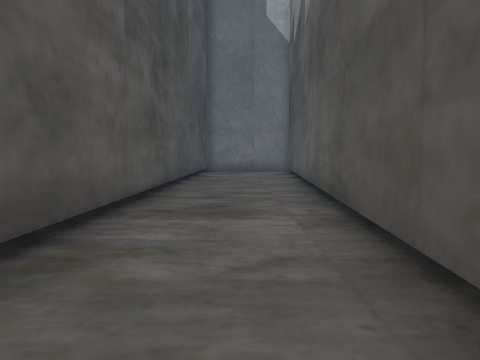
View 1 (above)

24 first-person views from a walk through a 3-D level made in the Unity game engine. The camera is 1.5 m above the floor, tilts 4° down and sees 70° across. The floor is counted in squares, 2 m on a side. Each view is taken from the middle of a square. On the plan, view 1 faces up. The plan holds only what a view shows up to about 11 squares ahead; the rest is blank. The place goes on beyond the plan. The player is left out. Some surface patterns are stand-ins.

View 2
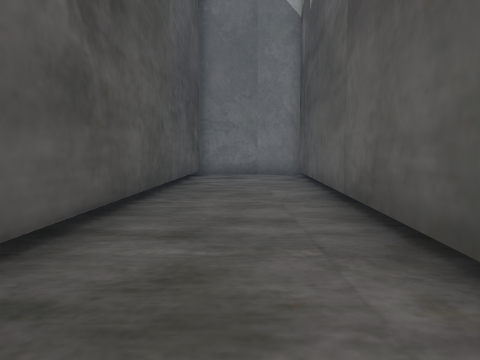

View 3
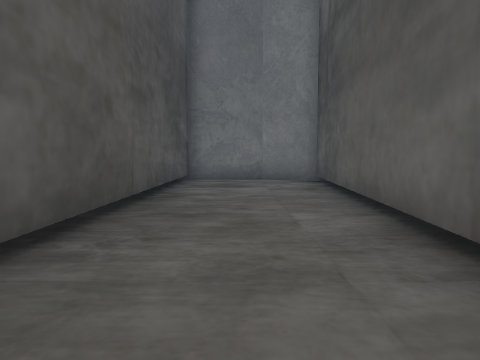

View 4
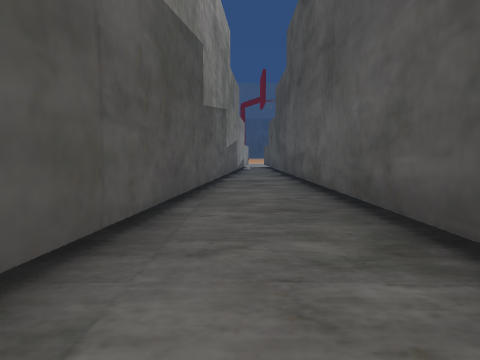

View 5
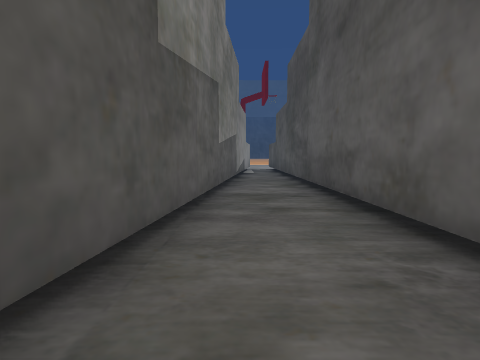

View 6
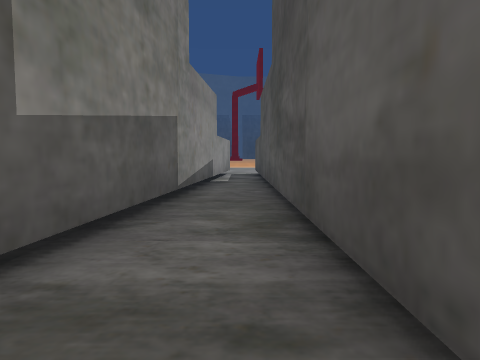

View 7
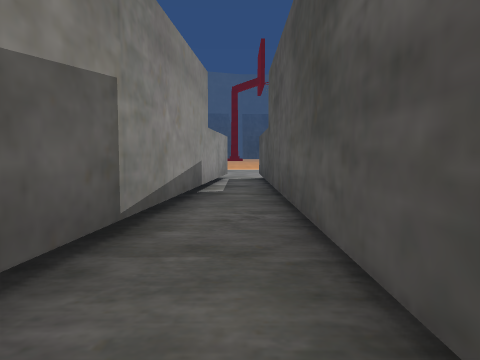

View 8
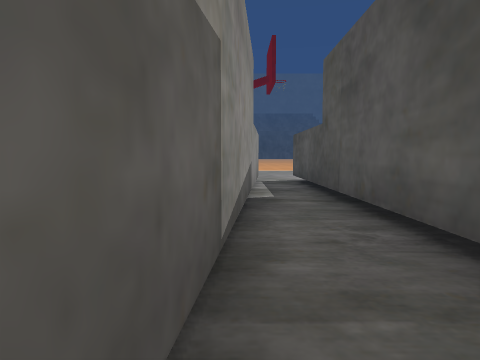

View 9
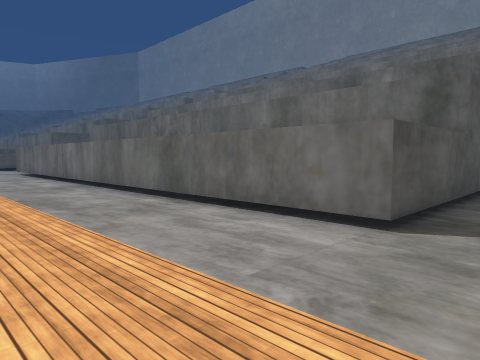

View 10
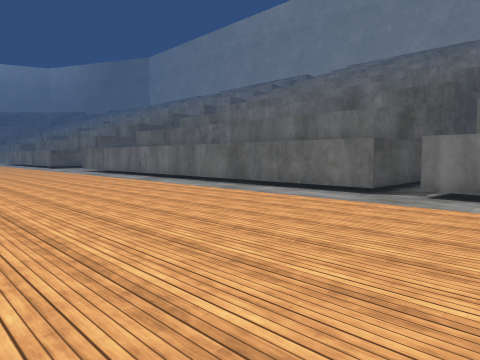

View 11
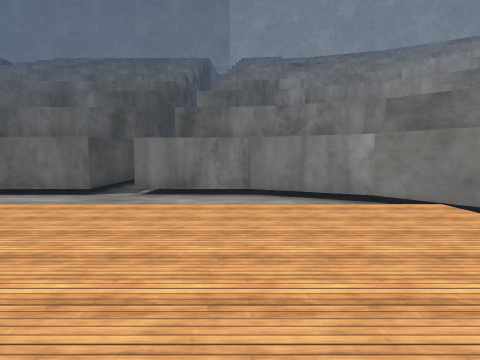

View 12
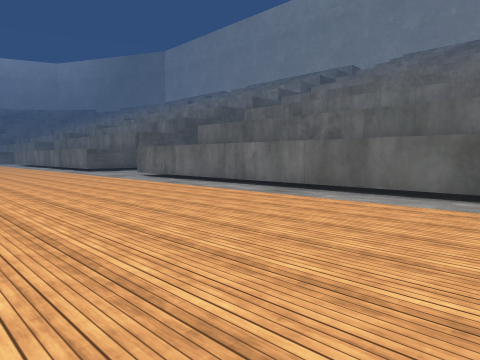

View 13
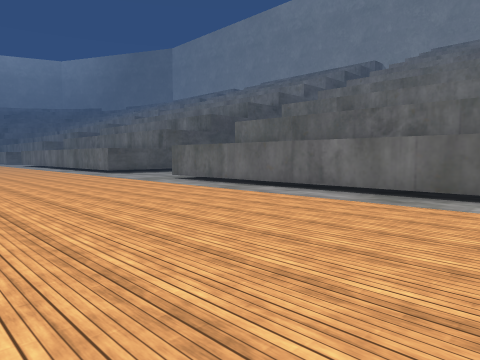

View 14
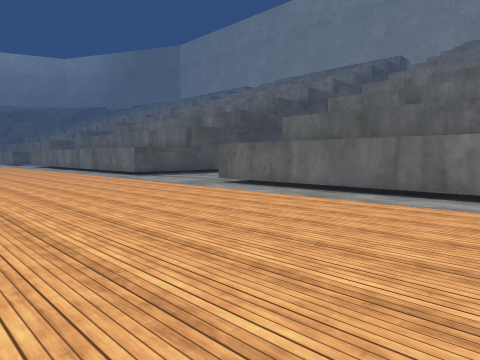

View 15
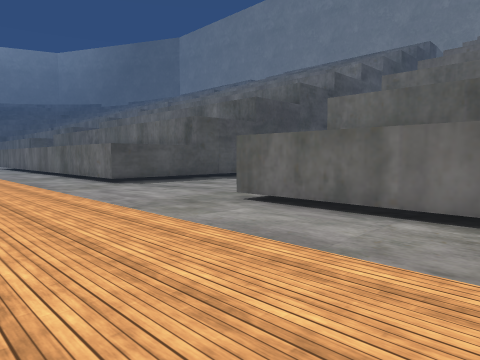

View 16
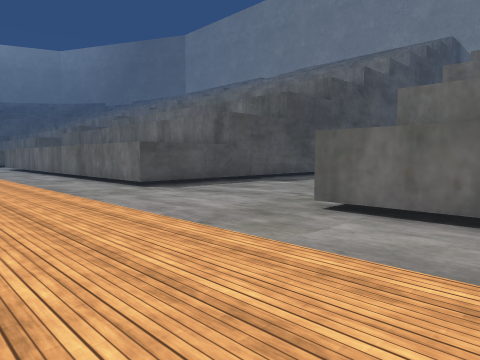

View 17
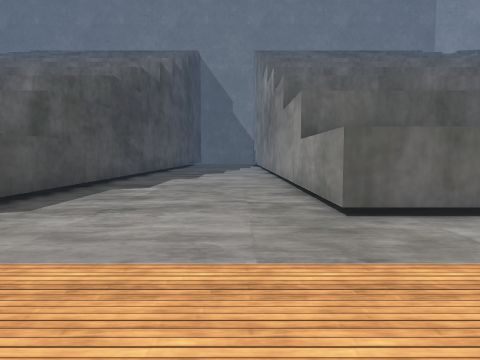

View 18
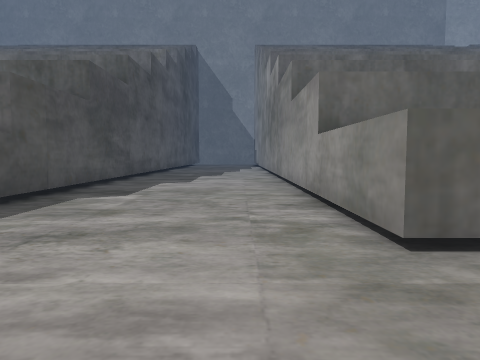

View 19
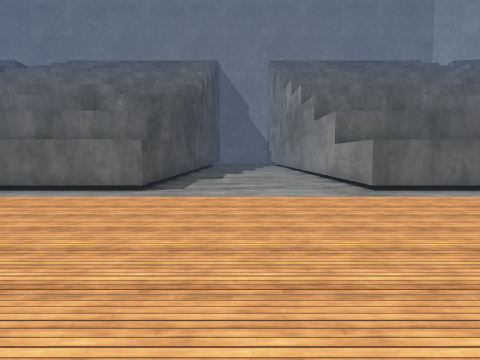

View 20
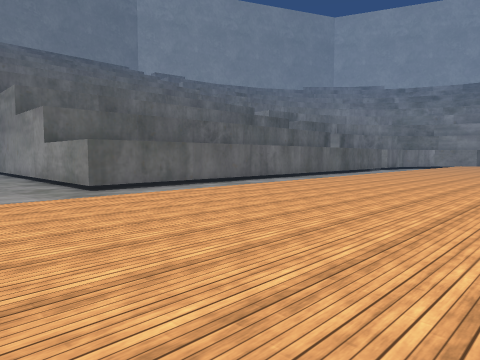

View 21
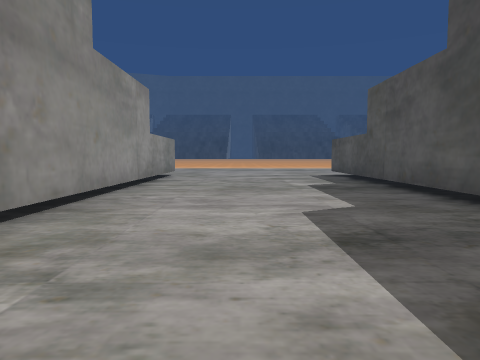

View 22
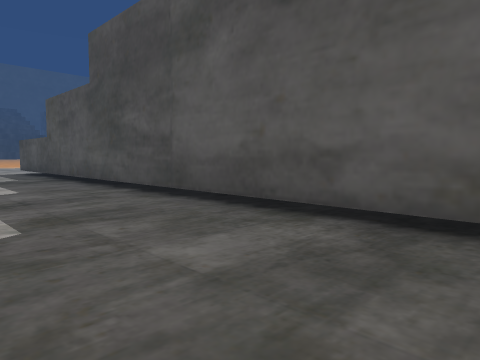

View 23
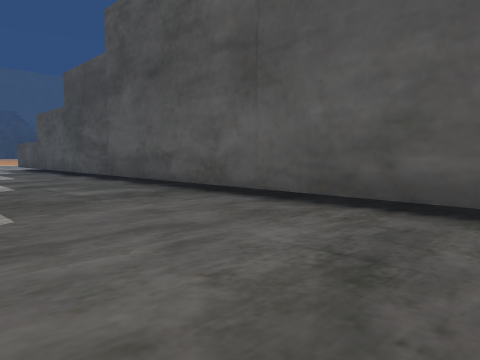

View 24
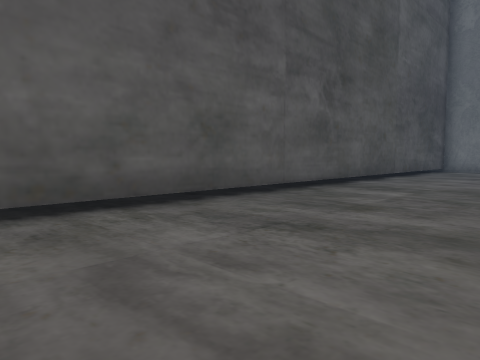

### Floor plan
Key: @ floor where view 1 was taken; # wall or solid block; . main floor; : floor 0.5 m higher than the main floor; / step, stairs or slope.
Columns run from 28 left of view 1 to 6 right of it. Each row starts with its distance up from view 1.
 17                           ######
 16                           #....#
 15                           #...##
 14                           #...#
 13                           #...#
 12                           #...#
 11    ..                     #...#
 10  #...                     #...#
  9  #...                     #...#
  8  #...                     #...#
  7  #....                    #...#
  6  #....                    #...#
  5  #....                    #...#
  4  #....                    #...#
  3  #.....                   #..##
  2  #.....                   #..#
  1  #.....                   #..#
  0  #.....                   #.@#
 -1  #.....                   #..#
 -2  #....                    #..#
 -3  #....                    #..#
 -4  #....                    #..#
 -5  #....                    #..#
 -6  #.....                   #..#
 -7  #......                  #..#
 -8  #......                  #..#
 -9  #......#                 #.##
-10  #......#                 #.#
-11  #......#                 #.#
-12  #......#                 #.#
-13  #......#                 #.#
-14  #......#                 #.#
-15  #......#                 #.#
-16  #......#                 #.#
-17  #......#                 #.#
-18 ##......###################.####
-19 ...............................###
-20 .................................#
-21 .............  ..............     #
-22 :::::::::::::::::::::::::::::::::/#
-23 :::::::::::::::::::::::::::::::::/
-24  ::::::::::::::::::::::::::::::::
-25   :::::::::::::::::::::::::::::::
-26   ::::::::::::::::::::::::::::::
-27    :::::::::: ::::::::::   ::::
-28     ::::

Positions as (right, up) in squares from view 1, and headings:
1: (0, 0), facing up
2: (0, 3), facing up
3: (0, 6), facing up
4: (0, 5), facing down
5: (0, 1), facing down
6: (-1, -4), facing down
7: (-1, -7), facing down
8: (0, -8), facing down
9: (0, -23), facing up-left
10: (2, -27), facing up-left
11: (2, -27), facing up
12: (-5, -27), facing up-left
13: (-8, -27), facing up-left
14: (-11, -27), facing up-left
15: (-15, -24), facing up-left
16: (-17, -24), facing up-left
17: (-22, -24), facing up
18: (-22, -22), facing up
19: (-24, -28), facing up
20: (-24, -28), facing up-right
21: (-23, -5), facing down
22: (-23, -2), facing down-left
23: (-22, 3), facing down-left
24: (-22, -1), facing up-left
